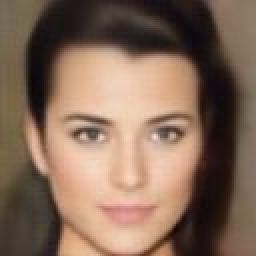
#> input picture Results/alpha_05/example_sample_0.jpg, 128 x 128 px (shown 2 times larger); its folder holds 4 pictures in this run; the run also reads 2 pictures not shown here
$ python evaluate_diversity.py
#> lines starting #> are read from the running program, lines starting #| are printed output that depends on the picture
#!/usr/bin/env python3
"""Evaluate Latent Sampling Diversity for VAE-GAN Face Generation.

Computes quantitative metrics across sampling experiments:
1. Pairwise Structural Similarity Index (SSIM) across samples (lower = more diverse).
2. Pairwise Mean Absolute Error (MAE / L1 pixel distance) (higher = more diverse).
3. Identity preservation: SSIM and MAE against input and direct reconstruction.
4. Latent feature space diversity: Pairwise Euclidean & Cosine distance in the
   pretrained VAE-GAN 1024-dimensional latent embedding space.
"""

import os
import glob
import itertools
import numpy as np
from PIL import Image
import scipy.ndimage

try:
    import tensorflow.compat.v1 as tf
    tf.disable_eager_execution()
#> (this line was passed over: tensorflow is not available in this run)
    tf.disable_v2_behavior()
#> (this line was passed over: tensorflow is not available in this run)
except (ImportError, AttributeError):
    try:
        import tensorflow as tf
    except ImportError:
        tf = None

import utils
import make_network


def ssim_channel(x, y, C1=0.01**2, C2=0.03**2):
    """Compute SSIM for a single color channel using uniform 11x11 window."""
    mu_x = scipy.ndimage.uniform_filter(x, size=11)
    mu_y = scipy.ndimage.uniform_filter(y, size=11)
    mu_x_sq = mu_x * mu_x
    mu_y_sq = mu_y * mu_y
    mu_xy = mu_x * mu_y

    sigma_x_sq = scipy.ndimage.uniform_filter(x * x, size=11) - mu_x_sq
    sigma_y_sq = scipy.ndimage.uniform_filter(y * y, size=11) - mu_y_sq
    sigma_xy = scipy.ndimage.uniform_filter(x * y, size=11) - mu_xy

    num = (2.0 * mu_xy + C1) * (2.0 * sigma_xy + C2)
    den = (mu_x_sq + mu_y_sq + C1) * (sigma_x_sq + sigma_y_sq + C2)
    return np.mean(num / np.maximum(den, 1e-8))


def compute_ssim(img1, img2):
    """Compute mean 3-channel SSIM between two [0, 1] RGB images."""
    return float(np.mean([ssim_channel(img1[..., c], img2[..., c]) for c in range(3)]))


def compute_mae(img1, img2):
    """Compute Mean Absolute Error (MAE / L1 distance) between two images."""
    return float(np.mean(np.abs(img1.astype(np.float32) - img2.astype(np.float32))))


def load_image_normalized(path):
    """Load image as float32 RGB in [0, 1]."""
#> called with path = 'Results/alpha_05/example_sample_0.jpg'
    img = Image.open(path).convert('RGB')
#> img is the input picture: PIL image 128x128 RGB; mean R, G, B 131.9, 105.5, 87.8
    return np.asarray(img, dtype=np.float32) / 255.0


def evaluate_experiment_directory(exp_dir, input_path="example.jpg", encoder_fn=None):
    """Evaluate diversity and fidelity metrics for an experiment folder."""
    sample_paths = sorted(glob.glob(os.path.join(exp_dir, "*_sample_*.jpg")))
    recon_paths = glob.glob(os.path.join(exp_dir, "*_reconstruction.jpg"))

    if not sample_paths:
        raise FileNotFoundError(f"No sample images found in {exp_dir}")

    samples = [load_image_normalized(p) for p in sample_paths]
#> samples = 2 items
    num_samples = len(samples)
#> num_samples = 2

    # Load input and reconstruction if available
    input_img = utils.preprocess128(input_path) if os.path.isfile(input_path) else None
    recon_img = load_image_normalized(recon_paths[0]) if recon_paths else None

    # 1. Pairwise diversity metrics across generated samples (45 pairs for 10 samples)
    pairwise_ssim = []
    pairwise_mae = []
    for (i, j) in itertools.combinations(range(num_samples), 2):
        pairwise_ssim.append(compute_ssim(samples[i], samples[j]))
        pairwise_mae.append(compute_mae(samples[i], samples[j]))
#> after the loop, pairwise_mae = [0.0203]; pairwise_ssim = [0.958]

    # 2. Identity preservation against input & reconstruction
    recon_ssim = [compute_ssim(s, recon_img) for s in samples] if recon_img is not None else []
#> in ssim_channel (call 7), `mu_x = scipy.ndimage.uniform_filter(x, size=11)`:
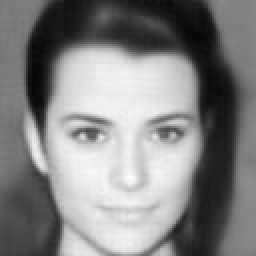
#> x: shape (128, 128) float32 (shown 2 times larger); min 0.0196, max 1, mean 0.513
#> in ssim_channel (call 7), `mu_x_sq = mu_x * mu_x`:
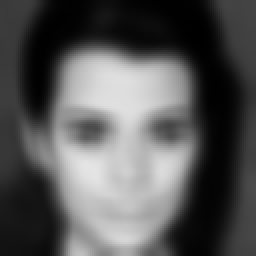
#> mu_x_sq: shape (128, 128) float32 (shown 2 times larger); min 0.00212, max 0.897, mean 0.341
#> in ssim_channel (call 8), `mu_x_sq = mu_x * mu_x`:
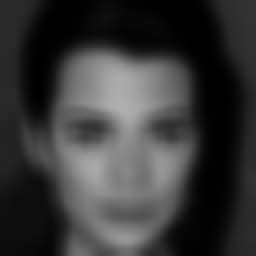
#> mu_x_sq: shape (128, 128) float32 (shown 2 times larger); min 0.00112, max 0.689, mean 0.221
#> in ssim_channel (call 9), `mu_x = scipy.ndimage.uniform_filter(x, size=11)`:
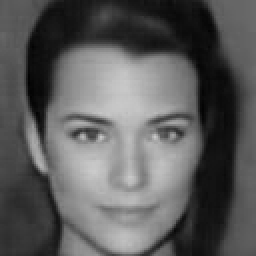
#> x: shape (128, 128) float32 (shown 2 times larger); min 0.00392, max 0.796, mean 0.36
#> in ssim_channel (call 9), `mu_x_sq = mu_x * mu_x`:
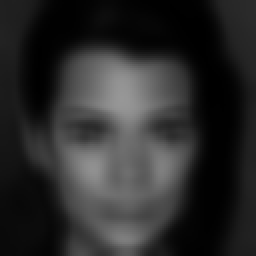
#> mu_x_sq: shape (128, 128) float32 (shown 2 times larger); min 0.00226, max 0.593, mean 0.172
#> in ssim_channel (call 9), `sigma_y_sq = scipy.ndimage.uniform_filter(y * y, size=11) - mu_y_sq`:
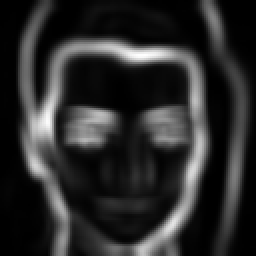
#> sigma_y_sq: shape (128, 128) float32 (shown 2 times larger); min 1.78e-05, max 0.0385, mean 0.0066; drawn with min black and max white
#> in ssim_channel (call 9), `num = (2.0 * mu_xy + C1) * (2.0 * sigma_xy + C2)`:
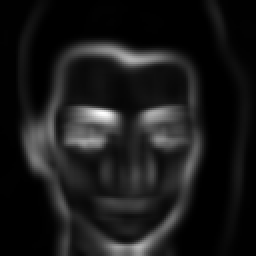
#> num: shape (128, 128) float32 (shown 2 times larger); min 4.64e-06, max 0.0421, mean 0.00426; drawn with min black and max white
#> recon_ssim = [0.97, 0.969]
    recon_mae = [compute_mae(s, recon_img) for s in samples] if recon_img is not None else []
#> recon_mae = [0.0168, 0.0192]
    input_ssim = [compute_ssim(s, input_img) for s in samples] if input_img is not None else []
#> input_ssim = []
    input_mae = [compute_mae(s, input_img) for s in samples] if input_img is not None else []
#> input_mae = []

    # 3. Latent feature space diversity using pretrained encoder
    latent_pairwise_dist = []
    latent_cosine_dist = []
    if encoder_fn is not None:
        batch = np.stack(samples, axis=0)  # (N, 128, 128, 3)
        latents = encoder_fn(batch)  # (N, 1024)
        for (i, j) in itertools.combinations(range(num_samples), 2):
            z_i = latents[i]
            z_j = latents[j]
            euc_dist = np.linalg.norm(z_i - z_j)
            cos_sim = np.dot(z_i, z_j) / (np.linalg.norm(z_i) * np.linalg.norm(z_j) + 1e-8)
            latent_pairwise_dist.append(float(euc_dist))
            latent_cosine_dist.append(float(1.0 - cos_sim))

    return {
        "exp_dir": exp_dir,
        "num_samples": num_samples,
        "pairwise_ssim_mean": float(np.mean(pairwise_ssim)),
        "pairwise_ssim_std": float(np.std(pairwise_ssim)),
        "pairwise_mae_mean": float(np.mean(pairwise_mae)),
        "pairwise_mae_std": float(np.std(pairwise_mae)),
        "recon_ssim_mean": float(np.mean(recon_ssim)) if recon_ssim else None,
        "recon_mae_mean": float(np.mean(recon_mae)) if recon_mae else None,
        "input_ssim_mean": float(np.mean(input_ssim)) if input_ssim else None,
        "input_mae_mean": float(np.mean(input_mae)) if input_mae else None,
        "latent_euc_dist_mean": float(np.mean(latent_pairwise_dist)) if latent_pairwise_dist else None,
        "latent_cos_dist_mean": float(np.mean(latent_cosine_dist)) if latent_cosine_dist else None,
    }


def main():
    experiments = [
        ("Experiment A (alpha=0.5)", "Results/alpha_05", 0.5),
        ("Experiment B (alpha=1.0)", "Results/alpha_10", 1.0),
        ("Experiment C (alpha=1.5)", "Results/alpha_15", 1.5),
        ("Experiment D (alpha=2.0)", "Results/alpha_20", 2.0),
    ]

    # Initialize encoder for latent feature space evaluation
    encoder_fn = None
    if tf is not None and os.path.isfile("vaegan_celeba.ckpt"):
        print("[*] Initializing pretrained VAE-GAN encoder for latent feature extraction...")
        sess, X, G, Z, Z_mu, Z_log_sigma, is_training, saver = make_network.make_network()
        saver.restore(sess, "vaegan_celeba.ckpt")
        encoder_fn = lambda img_batch: sess.run(Z_mu, feed_dict={X: img_batch, is_training: False})

    print("\n" + "=" * 90)
    print(f"{'Experiment':<26} | {'Alpha':<5} | {'Pairwise SSIM (v)':<18} | {'Pairwise MAE (^)':<17} | {'Latent Dist (^)':<15}")
    print("=" * 90)

    results = []
    for label, exp_dir, alpha in experiments:
        metrics = evaluate_experiment_directory(exp_dir, encoder_fn=encoder_fn)
#> metrics = 12 items
        results.append((label, alpha, metrics))
#> (the run stopped early here; a loop or call above may not have finished)
